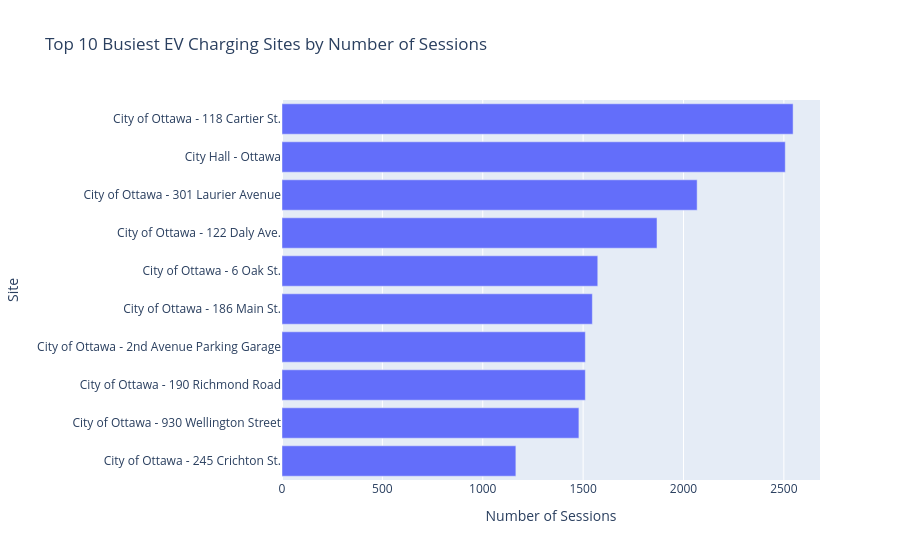

Here is the notebook cell this chart was saved with:
### Code cell
import plotly.express as px

# Select the top 10 busiest sites by number of sessions
top_10_sites = site_usage.head(10).copy()

# Sort so the busiest site appears at the top
top_10_sites = top_10_sites.sort_values("sessions", ascending=True)

# Create the interactive horizontal bar chart
fig = px.bar(
    top_10_sites,
    x="sessions",
    y="site",
    orientation="h",
    title="Top 10 Busiest EV Charging Sites by Number of Sessions",
    custom_data=["total_kwh", "avg_duration_hours"]
)

# Customize hover text
fig.update_traces(
    hovertemplate=
    "<b>%{y}</b><br>" +
    "Sessions: %{x:,}<br>" +
    "Total Energy: %{customdata[0]:,.2f} kWh<br>" +
    "Avg Duration: %{customdata[1]:.2f} hours<br>" +
    "<extra></extra>"
)

# Update layout
fig.update_layout(
    xaxis_title="Number of Sessions",
    yaxis_title="Site"
)

fig.show()

### Figure 1 — Plotly figure (JSON) as saved in the notebook; plotly's stock layout.template omitted (floating-point values rounded to 4 significant figures)
{"data": [{"alignmentgroup": "True", "customdata": [[18430.0, 2.818], [28970.0, 3.514], [21500.0, 2.429], [13650.0, 1.86], [21280.0, 2.356], [26010.0, 2.827], [34560.0, 3.433], [32690.0, 2.98], [25230.0, 1.856], [40700.0, 2.86]], "hovertemplate": "<b>%{y}</b><br>Sessions: %{x:,}<br>Total Energy: %{customdata[0]:,.2f} kWh<br>Avg Duration: %{customdata[1]:.2f} hours<br><extra></extra>", "legendgroup": "", "marker": {"color": "#636efa", "pattern": {"shape": ""}}, "name": "", "offsetgroup": "", "orientation": "h", "showlegend": false, "textposition": "auto", "type": "bar", "x": [1165, 1479, 1511, 1511, 1546, 1573, 1868, 2068, 2507, 2546], "xaxis": "x", "y": ["City of Ottawa - 245 Crichton St.", "City of Ottawa - 930 Wellington Street", "City of Ottawa - 190 Richmond Road", "City of Ottawa - 2nd Avenue Parking Garage", "City of Ottawa - 186 Main St.", "City of Ottawa - 6 Oak St.", "City of Ottawa - 122 Daly Ave.", "City of Ottawa - 301 Laurier Avenue", "City Hall - Ottawa", "City of Ottawa - 118 Cartier St."], "yaxis": "y"}], "layout": {"barmode": "relative", "legend": {"tracegroupgap": 0}, "title": {"text": "Top 10 Busiest EV Charging Sites by Number of Sessions"}, "xaxis": {"anchor": "y", "domain": [0, 1], "title": {"text": "Number of Sessions"}}, "yaxis": {"anchor": "x", "domain": [0, 1], "title": {"text": "Site"}}}}
